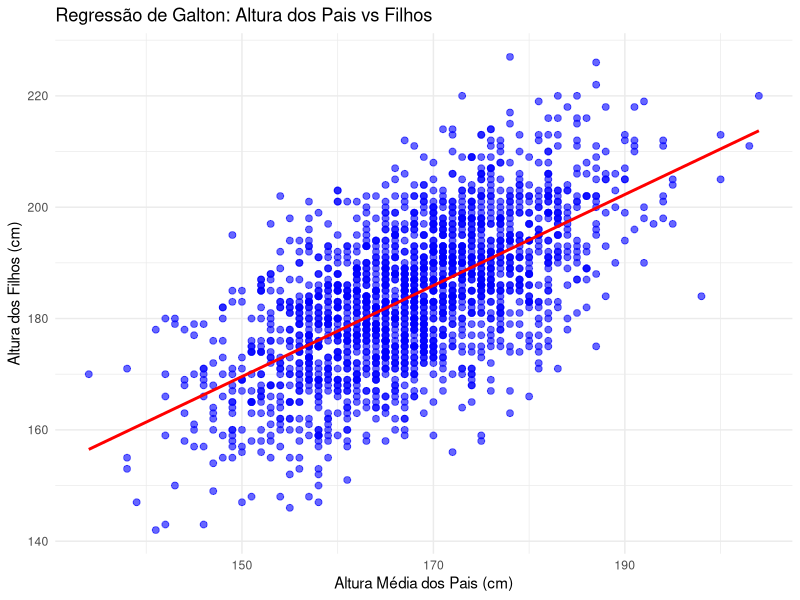
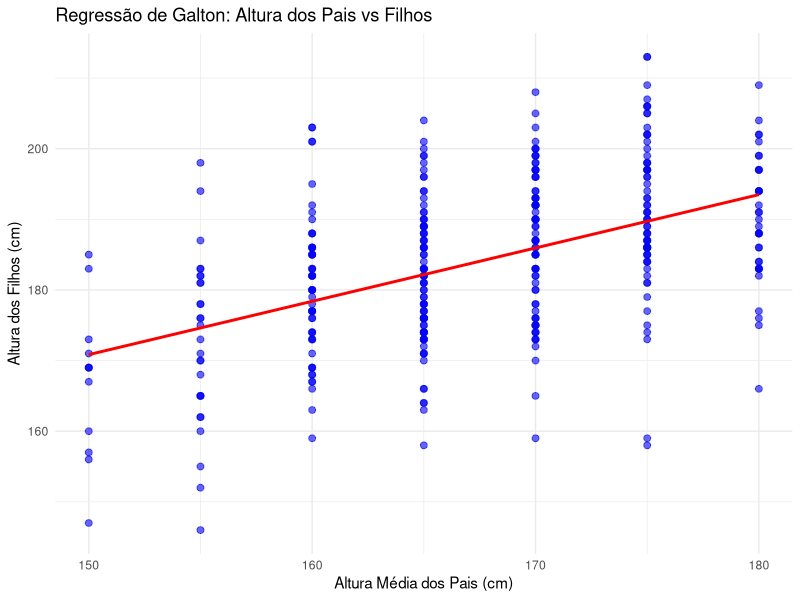
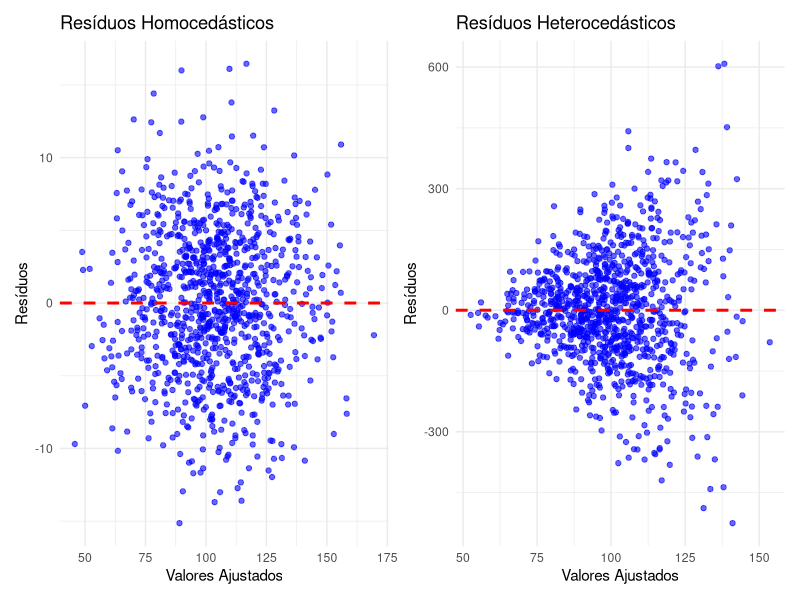

Reproduce these figures in R, in order.
## ---- chunk 1
library(dplyr)
library(ggplot2)

# Definir a semente para reprodutibilidade
set.seed(42)

# Gerar alturas dos pais (média 168 cm, desvio padrão 10 cm)
parent_height <- rnorm(2000, mean = 168, sd = 10)
parent_height <- round(parent_height, 0)

# Gerar alturas dos filhos com base na relação linear com ruído
child_height <- 50 + 0.8 * parent_height + rnorm(2000, mean = 0, sd = 10)
child_height <- round(child_height, 0)

# Criar um data frame
data <- data.frame(parent_height, child_height)

# Visualizar as primeiras linhas
#head(data)

# Ajustar um modelo de regressão linear
model <- lm(child_height ~ parent_height, data = data)


# Plotar os dados e a regressão
ggplot(data, aes(x = parent_height, y = child_height)) +
  geom_point(color = "blue", alpha = 0.6, size = 2) +  # Pontos no gráfico
  geom_smooth(method = "lm", color = "red", se = FALSE) +  # Linha de regressão
  labs(title = "Regressão de Galton: Altura dos Pais vs Filhos",
       x = "Altura Média dos Pais (cm)",
       y = "Altura dos Filhos (cm)") +
  theme_minimal()


## ---- chunk 2

## selecionando alturas dos pais especificas
df_filter = data %>% filter( parent_height %in% c(150, 155, 160, 165, 170, 175,180) )
ggplot(df_filter, aes(x = parent_height, y = child_height)) +
  geom_point(color = "blue", alpha = 0.6, size = 2) +  # Pontos no gráfico
  geom_smooth(method = "lm", color = "red", se = FALSE) +  # Linha de regressão
  labs(title = "Regressão de Galton: Altura dos Pais vs Filhos",
       x = "Altura Média dos Pais (cm)",
       y = "Altura dos Filhos (cm)") +
  theme_minimal()

## ---- chunk 3
library(ggplot2)
library(patchwork)

# Gerando dados simulados
set.seed(123)
n <- 1000
x <- rnorm(n, mean = 50, sd = 10)
y <- 3 + 2 * x + rnorm(n, mean = 0, sd = 5)  # Erro com variância constante

# Ajustando um modelo linear
modelo_homo <- lm(y ~ x)

# Criando um data frame para o ggplot
df_homo <- data.frame(
  fitted_values = fitted(modelo_homo),
  residuals = resid(modelo_homo)
)

# Plotando os resíduos
p1 <- ggplot(df_homo, aes(x = fitted_values, y = residuals)) +
  geom_point(color = "blue", alpha = 0.6) +
  geom_hline(yintercept = 0, color = "red", linetype = "dashed", linewidth = 1) +
  labs(title = "Resíduos Homocedásticos",
       x = "Valores Ajustados",
       y = "Resíduos") +
  theme_minimal()


# Gerando dados heterocedásticos
# Gerando dados heterocedásticos (variância aumenta com x²)
y_hetero <- 3 + 2 * x + rnorm(n, mean = 0, sd = 0.05 * x^2)  # Variância cresce com x²

# Ajustando o modelo linear
modelo_hetero <- lm(y_hetero ~ x)

# Criando um data frame para o ggplot
df_hetero <- data.frame(
  fitted_values = fitted(modelo_hetero),
  residuals = resid(modelo_hetero)
)

# Plotando os resíduos
p2 <- ggplot(df_hetero, aes(x = fitted_values, y = residuals)) +
  geom_point(color = "blue", alpha = 0.6) +
  geom_hline(yintercept = 0, color = "red", linetype = "dashed", linewidth = 1) +
  labs(title = "Resíduos Heterocedásticos",
       x = "Valores Ajustados",
       y = "Resíduos") +
  theme_minimal()

(p1 | p2)

